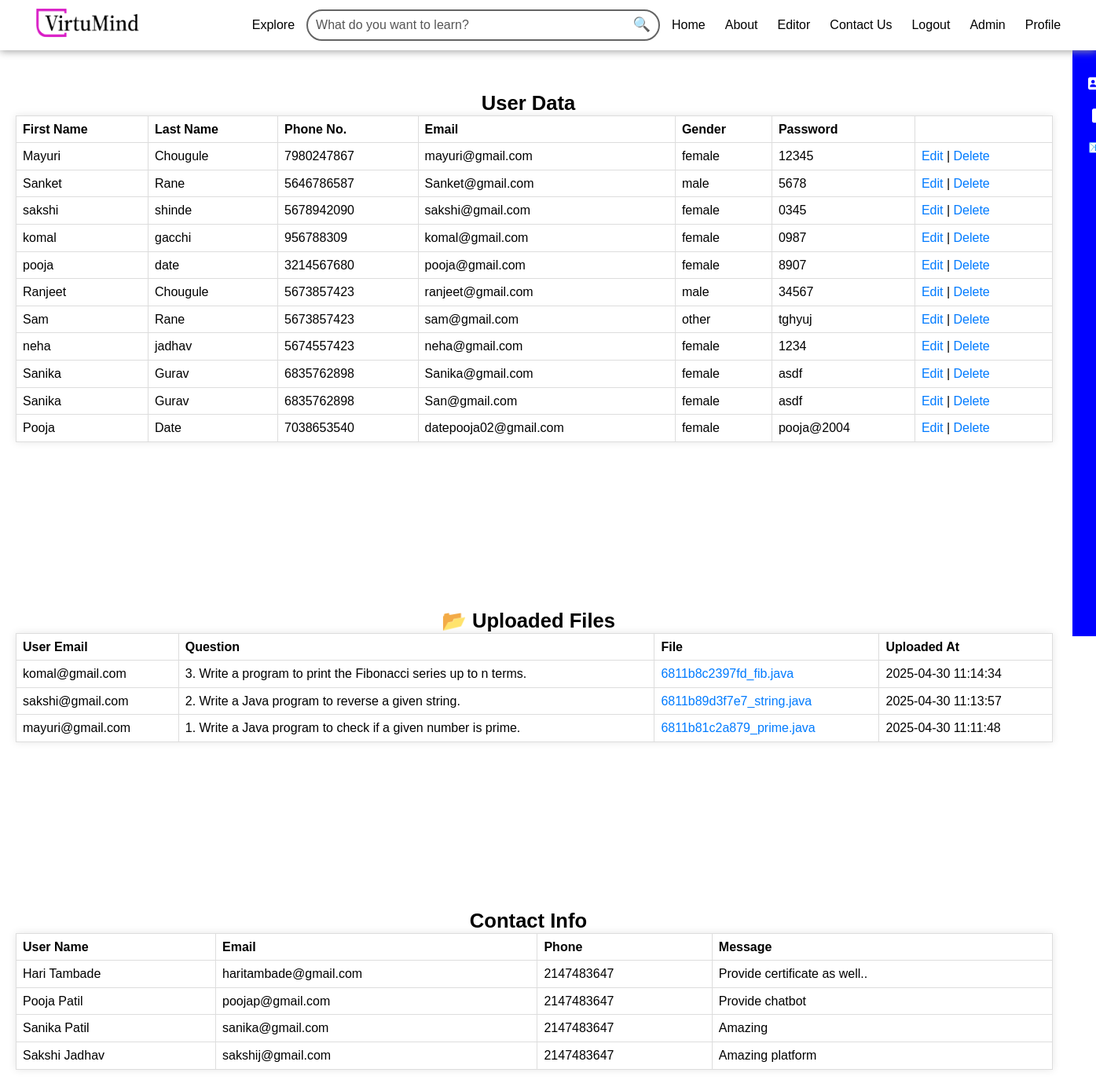
The app's page /admin.php with its own data.
### tables this page shows
CREATE TABLE `users` (
  `id` int(11) NOT NULL,
  `first_name` varchar(50) NOT NULL,
  `last_name` varchar(50) NOT NULL,
  `phone` varchar(10) NOT NULL,
  `email` varchar(100) NOT NULL,
  `gender` enum('male','female','other') NOT NULL,
  `password` varchar(255) NOT NULL,
  `reset_token_hash` varchar(64) DEFAULT NULL,
  `reset_token_expires_at` datetime DEFAULT NULL
);

CREATE TABLE `uploads` (
  `id` int(11) NOT NULL,
  `user_email` varchar(100) DEFAULT NULL,
  `question` varchar(255) DEFAULT NULL,
  `filename` varchar(255) DEFAULT NULL,
  `uploaded_at` datetime DEFAULT current_timestamp()
);

CREATE TABLE `contact` (
  `name` varchar(50) NOT NULL,
  `email` varchar(50) NOT NULL,
  `number` int(10) NOT NULL,
  `message` varchar(500) NOT NULL
);

### HTML/admin.php (the view, shortened to what this page needs)
<?php include 'db.php';
?>
<!DOCTYPE html>
<html lang="en">
<head>
    <link rel="stylesheet" href="../CSS/admin.css">
    <link rel="stylesheet" href="../CSS/navbar.css">
    <link rel="stylesheet" href="../CSS/Style.css">
</head>
<body>
<div class="main-container">
<div>
    <section id="User-Data">
<h3 class="info">User Data</h3>
  <table>
        <thead>
            <tr>
                <th>First Name</th><th>Last Name</th><th>Phone No.</th><th>Email</th><th>Gender</th><th>Password</th><th></th>
            </tr>
        </thead>
        <tbody>
            <?php
            $sql = "SELECT * FROM users";
            $result = $conn->query($sql);
            while($row = $result->fetch_assoc()) {
                echo "<tr>
                        <td>{$row['first_name']}</td>
                        <td>{$row['last_name']}</td>
                        <td>{$row['phone']}</td>
                        <td>{$row['email']}</td>
                        <td>{$row['gender']}</td>
                        <td>{$row['password']}</td>
                        <td>
                            <a href='edit.php?id={$row['id']}'>Edit</a> |
                            <a href='delete.php?' onclick='return confirm(\"Are you sure?\");'>Delete</a>
                        </td>
                      </tr>";
            }
            ?>
        </tbody>
    </table>
        </section>
        <section id="Uploaded-Files">
    <?php
include 'db.php';
$sql = "SELECT * FROM uploads ORDER BY uploaded_at DESC";
$result = $conn->query($sql);
?>
<h3>📂 Uploaded Files</h3>
<table>
    <tr>
        <th>User Email</th>
        <th>Question</th>
        <th>File</th>
        <th>Uploaded At</th>
    </tr>
    <?php while ($row = $result->fetch_assoc()): ?>
        <tr>
            <td><?= htmlspecialchars($row['user_email']) ?></td>
            <td><?= htmlspecialchars($row['question']) ?></td>
            <td><a href="uploads/<?= urlencode($row['filename']) ?>" target="_blank"><?= htmlspecialchars($row['filename']) ?></a></td>
            <td><?= $row['uploaded_at'] ?></td>
        </tr>
    <?php endwhile; ?>
</table>
    </section>
    <section id="Contact-Us">
<h3>Contact Info</h3>
<table>
    <thead>
    <tr>
        <th>User Name</th>
        <th>Email</th>
        <th>Phone</th>
        <th>Message</th>
    </tr>
    </thead>
    <tbody>
    <?php
            $sql = "SELECT * FROM contact";
            $result = $conn->query($sql);
            while($row = $result->fetch_assoc()) {
                echo "<tr>
                        <td>{$row['name']}</td>
                        <td>{$row['email']}</td>
                        <td>{$row['number']}</td>
                        <td>{$row['message']}</td>
                      </tr>";
            }
            ?>
    </tbody>
</table>
        </section>
          </div>
    <div class="contain">
<div class="rightbar" id="rightbar">
  <ul>
    <li><a href="#User-Data"><i class="fa-solid fa-address-card"></i> &nbsp&nbspUser Data</a></li>
    <li><a href="#Uploaded-Files">&nbsp<i class="fa-solid fa-file"></i></i> &nbsp&nbspUploaded Files</a></li>
    <li><a href="#Contact-Us">📧 &nbsp&nbspContact Info</a></li>
  </ul>
</div>
          </div>
          </div>
</body>
</html>

### CSS/admin.css (style rules this page uses)
* { margin: 0; padding: 0; box-sizing: border-box; font-family: sans-serif; }
.contain { display: flex; width: 20%; padding: 20px; }
.rightbar { margin-top: 40px; flex-direction: row; display: flex; position: fixed; width: 250px; height: 750px; background-color: blue; color: white; padding: 20px; transition: all 0.3s; }
.rightbar ul { list-style-type: none; }
.rightbar ul li { margin: 15px 0; }
.rightbar ul li a { color: white; text-decoration: none; }
table { width: 165vh; margin-left: 20px; margin-right: 5px; border-collapse: collapse; background-color: white; box-shadow: 0 0 10px rgba(0,0,0,0.1); table-layout: auto; }
th, td { border: 1px solid #ddd; text-align: left; padding: 4px 8px; font-size: 16px; vertical-align: top; height: auto; }
a { color: #007BFF; text-decoration: none; }
h3 { margin-top: 20px; text-align: center; }
.info { text-align: center; }
.main-container { display: flex; flex-direction: row; justify-content: space-between; }

### CSS/navbar.css (style rules this page uses)
::placeholder { color: #555; }

### CSS/Style.css (style rules this page uses)
* { margin: 0; padding: 0; border: 0; outline: 0; text-decoration: none; list-style: none; line-height: 1.6rem; }
body { min-height: 100vh; font-family: 'Source Sans Pro', sans-serif; font-size:large; line-height: 1.7; }
section { padding: 6rem 0; }
h1, h2, h3, h4, h5 { line-height: 1.2; }
h3 { font-size: 1.6rem; }

### records on screen
users: first_name "Mayuri", last_name "Chougule", phone "7980247867", email "mayuri@gmail.com", gender "female", password "12345"
users: first_name "Sanket", last_name "Rane", phone "5646786587", email "Sanket@gmail.com", gender "male", password "5678"
users: first_name "sakshi", last_name "shinde", phone "5678942090", email "sakshi@gmail.com", gender "female", password "0345"
users: first_name "komal", last_name "gacchi", phone "956788309", email "komal@gmail.com", gender "female", password "0987"
users: first_name "pooja", last_name "date", phone "3214567680", email "pooja@gmail.com", gender "female", password "8907"
users: first_name "Ranjeet", last_name "Chougule", phone "5673857423", email "ranjeet@gmail.com", gender "male", password "34567"
users: first_name "Sam", last_name "Rane", phone "5673857423", email "sam@gmail.com", gender "other", password "tghyuj"
users: first_name "neha", last_name "jadhav", phone "5674557423", email "neha@gmail.com", gender "female", password "1234"
users: first_name "Sanika", last_name "Gurav", phone "6835762898", email "Sanika@gmail.com", gender "female", password "asdf"
users: first_name "Sanika", last_name "Gurav", phone "6835762898", email "San@gmail.com", gender "female", password "asdf"
users: first_name "Pooja", last_name "Date", phone "7038653540", email "datepooja02@gmail.com", gender "female", password "pooja@2004"
uploads: user_email "komal@gmail.com", question "3. Write a program to print the Fibonacci series up to n terms.", filename "6811b8c2397fd_fib.java", uploaded_at "2025-04-30 11:14:34"
uploads: user_email "sakshi@gmail.com", question "2. Write a Java program to reverse a given string.", filename "6811b89d3f7e7_string.java", uploaded_at "2025-04-30 11:13:57"
uploads: user_email "mayuri@gmail.com", question "1. Write a Java program to check if a given number is prime.", filename "6811b81c2a879_prime.java", uploaded_at "2025-04-30 11:11:48"
contact: name "Hari Tambade", email "haritambade@gmail.com", number "2147483647", message "Provide certificate as well.."
contact: name "Pooja Patil", email "poojap@gmail.com", number "2147483647", message "Provide chatbot"
contact: name "Sanika Patil", email "sanika@gmail.com", number "2147483647", message "Amazing"
contact: name "Sakshi Jadhav", email "sakshij@gmail.com", number "2147483647", message "Amazing platform"
